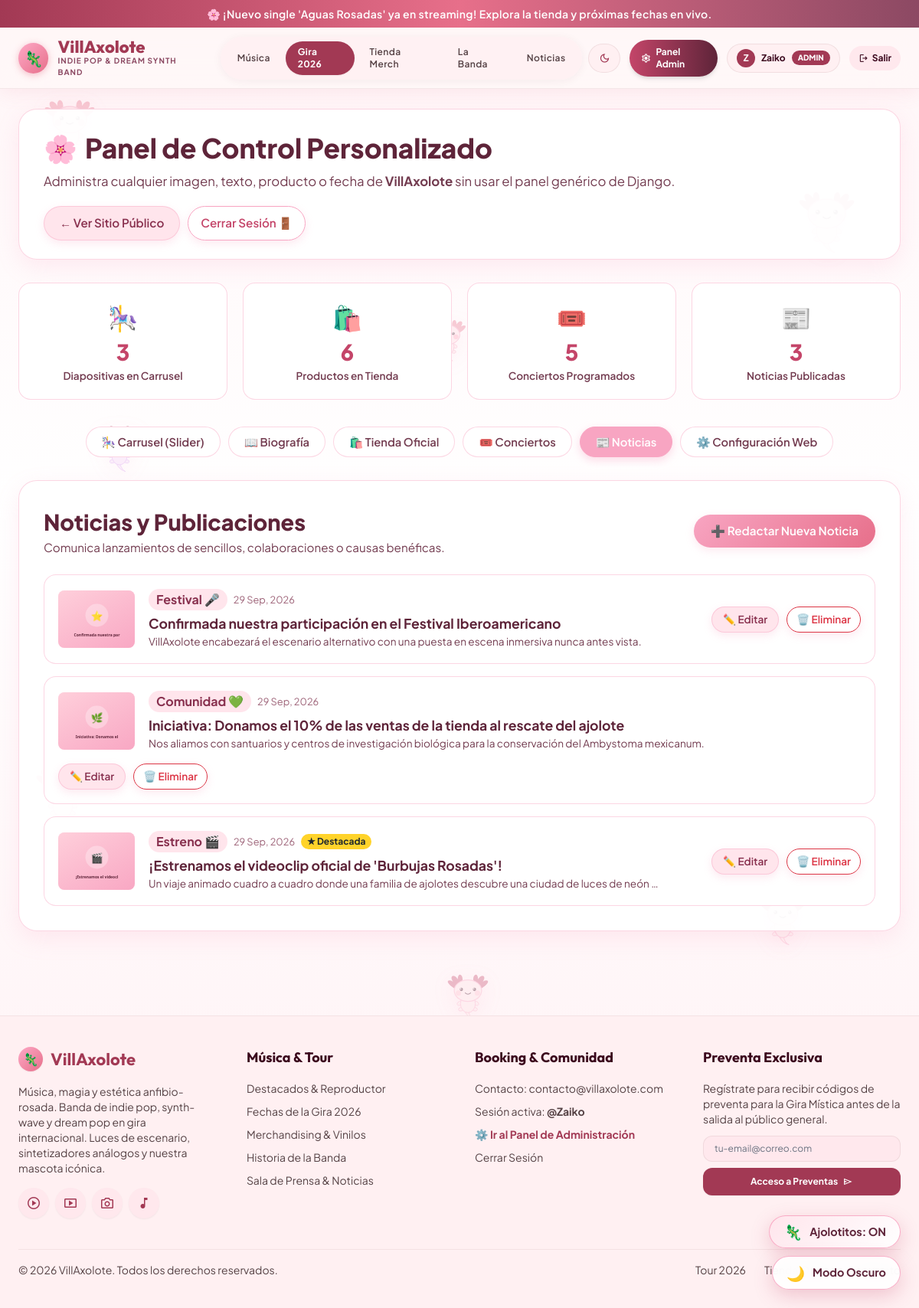
The app's page /panel/?tab=noticias (signed in), older data.
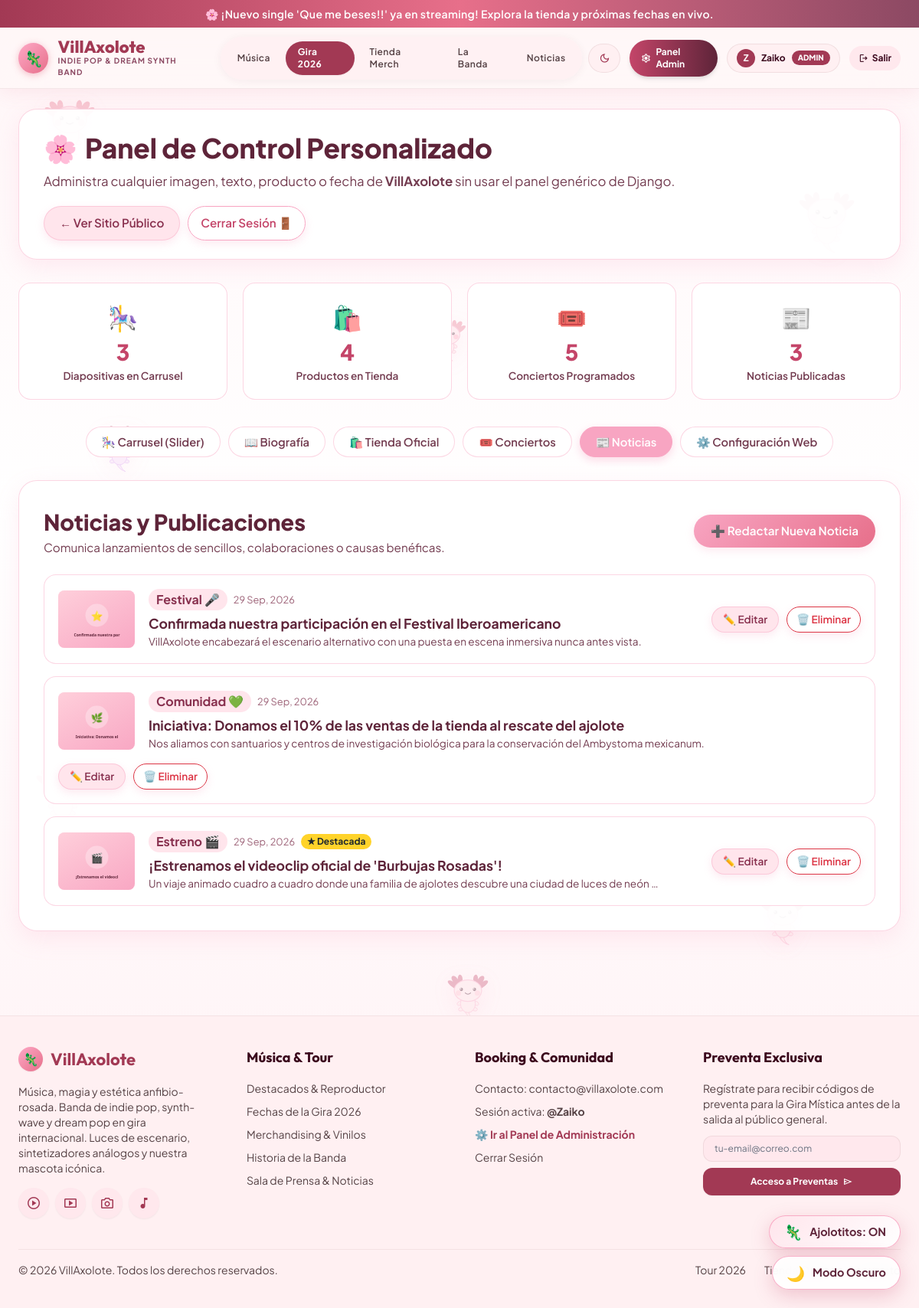
The same page, newer data.
### web/models.py (models this page shows, shortened)
class SiteConfig(models.Model):
    site_name = models.CharField(max_length=100, default="VillAxolote", verbose_name="Nombre de la Web / Proyecto")
    slogan = models.CharField(max_length=250, default="El universo melódico y mágico del ajolote rosa", verbose_name="Eslogan")
    announcement_bar = models.CharField(max_length=250, blank=True, default="🌸 ¡Bienvenidos a VillAxolote! Explora nuestra música, tienda oficial y próximas fechas.", verbose_name="Barra de Anuncios Superior")
    contact_email = models.EmailField(default="contacto@villaxolote.com", verbose_name="Email de Contacto")
    instagram_url = models.URLField(blank=True, default="https://instagram.com", verbose_name="Instagram")
    spotify_url = models.URLField(blank=True, default="https://spotify.com", verbose_name="Spotify")
    youtube_url = models.URLField(blank=True, default="https://youtube.com", verbose_name="YouTube")
    tiktok_url = models.URLField(blank=True, default="https://tiktok.com", verbose_name="TikTok")
    footer_text = models.CharField(max_length=250, default="© 2026 VillAxolote. Todos los derechos reservados.", verbose_name="Texto del Pie de Página")
    class Meta:
        verbose_name = "Configuración General del Sitio"
        verbose_name_plural = "Configuración del Sitio"
    @classmethod
    def get_solo(cls):
        obj, _ = cls.objects.get_or_create(id=1)
        return obj

### web/views.py (the view)
# urls.py: path('panel/', views.admin_dashboard, name='admin_dashboard'),
@admin_required
def admin_dashboard(request):
    active_tab = request.GET.get('tab', 'carrusel')
    slides = CarouselSlide.objects.all().order_by('order', '-id')
    bio = Biography.get_solo()
    products = Product.objects.all().order_by('-created_at')
    concerts = Concert.objects.all().order_by('date')
    news_items = News.objects.all().order_by('-published_date', '-id')
    site_config = SiteConfig.get_solo()
    context = {
        'active_tab': active_tab,
        'slides': slides,
        'bio': bio,
        'products': products,
        'concerts': concerts,
        'news_items': news_items,
        'site_config': site_config,
        'total_slides': slides.count(),
        'total_products': products.count(),
        'total_concerts': concerts.count(),
        'total_news': news_items.count(),
    }
    return render(request, 'web/panel/dashboard.html', context)

### web/models.py (called while the page is built)
    @classmethod
    def get_solo(cls):
        obj, _ = cls.objects.get_or_create(id=1)
        return obj

### web/views.py (called while the page is built)
def admin_required(view_func):
    @wraps(view_func)
    def _wrapped_view(request, *args, **kwargs):
        if not request.user.is_authenticated:
            messages.error(request, "Debes iniciar sesión con una cuenta de Administrador para acceder al panel.")
            return redirect('login')
        if not (request.user.is_staff or request.user.is_superuser):
            messages.error(request, "Acceso Denegado: Tu cuenta tiene perfil de usuario común (solo lectura). No tienes permisos de administración.")
            return redirect('home')
        return view_func(request, *args, **kwargs)
    return _wrapped_view

### web/templates/web/panel/dashboard.html (shortened to what the changed rows need)
{% extends 'web/base.html' %}
{% load static %}
{% block content %}
<div class="section" style="padding-top: 30px;">
  <div style="display: flex; align-items: center; justify-content: space-between; flex-wrap: wrap; gap: 20px; margin-bottom: 30px; background: var(--surface-card); padding: 24px 32px; border-radius: var(--radius-lg); border: 1.5px solid var(--border-pink); box-shadow: var(--shadow-soft);">
    <div>
      <div style="display: flex; align-items: center; gap: 10px;">
        <h1 style="font-size: 2.2rem; font-weight: 800; color: var(--pink-900);">Panel de Control Personalizado</h1>
      </div>
      <p style="color: var(--text-secondary); font-size: 1.05rem; margin-top: 4px;">
        Administra cualquier imagen, texto, producto o fecha de <strong>{{ site_config.site_name }}</strong> sin usar el panel genérico de Django.
      </p>
    </div>
  </div>
  <div style="display: grid; grid-template-columns: repeat(auto-fit, minmax(220px, 1fr)); gap: 20px; margin-bottom: 35px;">
    <div class="stat-item" style="background: #ffffff; padding: 20px; border-radius: var(--radius-md); border: 1.5px solid var(--border-pink);">
      <div style="font-size: 2rem;">🛍️</div>
      <div class="stat-number">{{ total_products }}</div>
      <div class="stat-label">Productos en Tienda</div>
    </div>
  </div>
  {% if active_tab == 'noticias' %}
  <div style="background: var(--surface-card); border: 1.5px solid var(--border-pink); border-radius: var(--radius-lg); padding: 32px; box-shadow: var(--shadow-soft);">
    <div style="display: flex; justify-content: space-between; align-items: center; margin-bottom: 24px;">
      <div>
        <h2 style="font-size: 1.8rem; font-weight: 800; color: var(--pink-900);">Noticias y Publicaciones</h2>
      </div>
    </div>
  </div>
  {% endif %}
</div>
{% endblock %}

### web/templates/web/base.html (shortened to what the changed rows need)
{% load static %}
<!DOCTYPE html>
<html lang="es">
<head>
  <link rel="stylesheet" href="{% static 'css/style.css' %}?v=5">
  <script src="https://cdn.tailwindcss.com?plugins=forms,container-queries"></script>
  <script id="tailwind-config">
    tailwind.config = {
      darkMode: "class",
      theme: {
        extend: {
          colors: {
            "tertiary-container": "#d97699",
            "surface-container": "#ffe8ed",
            "on-surface": "#3a071c",
            "on-secondary-fixed-variant": "#70324b",
            "on-tertiary": "#ffffff",
            "tertiary-fixed": "#ffd9e3",
            "surface-container-low": "#fff0f2",
            "on-primary-container": "#610326",
            "surface-container-lowest": "#ffffff",
            "outline-variant": "#dbc0c3",
            "primary-fixed-dim": "#ffb2bf",
            "on-error-container": "#93000a",
            "primary": "#a23954",
            "on-primary": "#ffffff",
            "surface-variant": "#ffd9e2",
            "inverse-surface": "#551c31",
            "inverse-primary": "#ffb2bf",
            "on-tertiary-fixed": "#3e001e",
            "on-tertiary-container": "#5a0e31",
            "on-secondary-fixed": "#3a061f",
            "on-background": "#3a071c",
            "on-tertiary-fixed-variant": "#7a294a",
            "primary-fixed": "#ffd9de",
            "outline": "#887174",
            "tertiary-fixed-dim": "#ffb0c9",
            "secondary-fixed-dim": "#ffb0cb",
            "on-surface-variant": "#554245",
            "primary-container": "#e76f8a",
            "secondary-container": "#fda9c6",
            "surface-container-high": "#ffe1e7",
            "surface": "#fff8f8",
            "on-secondary": "#ffffff",
            "secondary-fixed": "#ffd9e4",
            "background": "#fff8f8",
            "on-secondary-container": "#7a3a53",
            "error": "#ba1a1a",
            "inverse-on-surface": "#ffecef",
            "on-error": "#ffffff",
            "on-primary-fixed-variant": "#83213d",
            "secondary": "#8c4963",
            "error-container": "#ffdad6",
            "surface-bright": "#fff8f8",
            "surface-container-highest": "#ffd9e2",
            "surface-tint": "#a23954",
            "tertiary": "#974162",
            "surface-dim": "#ffcdda",
            "on-primary-fixed": "#3f0015"
          },
          borderRadius: {
            "DEFAULT": "0.25rem",
            "lg": "0.5rem",
            "xl": "0.75rem",
            "full": "9999px"
          },
          spacing: {
            "margin": "3rem",
            "gutter": "1.5rem",
            "margin-mobile": "1.25rem",
            "space-md": "1rem",
            "gutter-mobile": "1rem",
            "space-sm": "0.5rem",
            "space-xs": "0.25rem",
            "space-xl": "2.5rem",
            "space-lg": "1.5rem"
          },
          fontFamily: {
            "display-lg-mobile": ["Outfit", "sans-serif"],
            "headline-lg-mobile": ["Outfit", "sans-serif"],
            "label-md": ["Plus Jakarta Sans", "sans-serif"],
            "headline-lg": ["Outfit", "sans-serif"],
            "display-lg": ["Outfit", "sans-serif"],
            "label-lg": ["Plus Jakarta Sans", "sans-serif"],
            "body-lg": ["Plus Jakarta Sans", "sans-serif"],
            "headline-sm": ["Outfit", "sans-serif"],
            "label-sm": ["Plus Jakarta Sans", "sans-serif"],
            "body-md": ["Plus Jakarta Sans", "sans-serif"],
            "body-sm": ["Plus Jakarta Sans", "sans-serif"],
            "headline-md": ["Outfit", "sans-serif"]
          },
          fontSize: {
            "display-lg-mobile": ["36px", { "lineHeight": "44px", "letterSpacing": "-0.01em", "fontWeight": "700" }],
            "headline-lg-mobile": ["28px", { "lineHeight": "36px", "letterSpacing": "-0.01em", "fontWeight": "600" }],
            "label-md": ["12px", { "lineHeight": "16px", "letterSpacing": "0.03em", "fontWeight": "600" }],
            "headline-lg": ["36px", { "lineHeight": "44px", "letterSpacing": "-0.015em", "fontWeight": "600" }],
            "display-lg": ["56px", { "lineHeight": "64px", "letterSpacing": "-0.02em", "fontWeight": "700" }],
            "label-lg": ["14px", { "lineHeight": "20px", "letterSpacing": "0.02em", "fontWeight": "600" }],
            "body-lg": ["18px", { "lineHeight": "28px", "fontWeight": "400" }],
            "headline-sm": ["22px", { "lineHeight": "30px", "fontWeight": "600" }],
            "label-sm": ["11px", { "lineHeight": "14px", "letterSpacing": "0.04em", "fontWeight": "700" }],
            "body-md": ["16px", { "lineHeight": "24px", "fontWeight": "400" }],
            "body-sm": ["14px", { "lineHeight": "20px", "fontWeight": "400" }],
            "headline-md": ["28px", { "lineHeight": "36px", "letterSpacing": "-0.01em", "fontWeight": "600" }]
          }
        }
      }
    };
  </script>
</head>
<body class="font-body-md text-on-surface dark:text-[#ffecef] antialiased selection:bg-secondary-container selection:text-on-secondary-container transition-colors duration-300">
  <header class="fixed top-0 left-0 right-0 z-50 shadow-[0_4px_24px_rgba(231,111,138,0.12)]">
    {% if site_config.announcement_bar %}
    <div class="bg-gradient-to-r from-primary via-primary-container to-secondary text-on-primary font-label-sm text-center py-2 px-space-md overflow-hidden">
      <div class="animate-pulse tracking-wide font-semibold text-xs sm:text-sm">
        {{ site_config.announcement_bar }}
      </div>
    </div>
    {% endif %}
    <div class="h-20 bg-surface/90 dark:bg-[#200c17]/90 backdrop-blur-xl border-b border-outline-variant/30">
      <div class="max-w-7xl mx-auto px-space-md sm:px-space-lg h-full flex items-center justify-between gap-2">
        <div class="flex items-center gap-4 lg:gap-space-lg">
          <a class="flex items-center gap-3 group" href="{% url 'home' %}">
            <div class="flex flex-col">
              <span class="font-headline-sm text-headline-sm text-primary dark:text-[#ffb2bf] leading-none font-extrabold">{{ site_config.site_name }}</span>
              <span class="font-label-sm text-[10px] text-secondary dark:text-tertiary-fixed tracking-widest uppercase font-bold">INDIE POP &amp; DREAM SYNTH BAND</span>
            </div>
          </a>
        </div>
      </div>
    </div>
  </header>
  <main class="w-full relative z-10">
    {% block content %}
    {% endblock %}
  </main>
  <footer class="w-full bg-surface-container-low dark:bg-[#160610] mt-space-xl border-t border-outline-variant/30 relative z-10">
    <div class="max-w-7xl mx-auto px-space-lg py-space-xl">
      <div class="grid grid-cols-1 md:grid-cols-2 lg:grid-cols-4 gap-space-xl mb-space-xl">
        <div>
          <div class="flex items-center gap-2.5 mb-space-md">
            <div class="h-8 w-8 rounded-full bg-gradient-to-br from-secondary-container to-primary-container flex items-center justify-center shadow-sm">
              <span class="text-base">🦎</span>
            </div>
            <span class="font-headline-sm text-headline-sm text-primary dark:text-[#ffb2bf] font-bold">{{ site_config.site_name }}</span>
          </div>
          <p class="font-body-sm text-body-sm text-on-surface-variant dark:text-surface-container-high mb-space-md">
            {{ site_config.slogan }}. Banda de indie pop, synth-wave y dream pop en gira internacional. Luces de escenario, sintetizadores análogos y nuestra mascota icónica.
          </p>
          <div class="flex items-center gap-2">
            {% if site_config.spotify_url %}
            <a aria-label="Spotify" target="_blank" class="w-10 h-10 rounded-full bg-surface-container dark:bg-inverse-surface flex items-center justify-center text-primary dark:text-[#ffb2bf] hover:bg-primary hover:text-white transition-all shadow-sm" href="{{ site_config.spotify_url }}" title="Spotify">
            </a>
            {% endif %}
            {% if site_config.youtube_url %}
            <a aria-label="YouTube" target="_blank" class="w-10 h-10 rounded-full bg-surface-container dark:bg-inverse-surface flex items-center justify-center text-primary dark:text-[#ffb2bf] hover:bg-primary hover:text-white transition-all shadow-sm" href="{{ site_config.youtube_url }}" title="YouTube">
            </a>
            {% endif %}
            {% if site_config.instagram_url %}
            <a aria-label="Instagram" target="_blank" class="w-10 h-10 rounded-full bg-surface-container dark:bg-inverse-surface flex items-center justify-center text-primary dark:text-[#ffb2bf] hover:bg-primary hover:text-white transition-all shadow-sm" href="{{ site_config.instagram_url }}" title="Instagram">
            </a>
            {% endif %}
            {% if site_config.tiktok_url %}
            <a aria-label="TikTok" target="_blank" class="w-10 h-10 rounded-full bg-surface-container dark:bg-inverse-surface flex items-center justify-center text-primary dark:text-[#ffb2bf] hover:bg-primary hover:text-white transition-all shadow-sm" href="{{ site_config.tiktok_url }}" title="TikTok">
            </a>
            {% endif %}
          </div>
        </div>
        <div>
          <div class="flex flex-col gap-2.5">
            <a class="font-body-sm text-body-sm text-on-surface-variant dark:text-surface-container-high hover:text-primary dark:hover:text-[#ffb2bf] transition-colors" href="mailto:{{ site_config.contact_email }}">Contacto: {{ site_config.contact_email }}</a>
            {% if user.is_authenticated %}
              <span class="font-body-sm text-body-sm text-on-surface-variant dark:text-surface-container-high">Sesión activa: <strong>@{{ user.username }}</strong></span>
              {% if user.is_staff or user.is_superuser %}
                <a class="font-body-sm text-body-sm text-primary dark:text-[#ffb2bf] font-bold hover:underline" href="{% url 'admin_dashboard' %}">⚙️ Ir al Panel de Administración</a>
              {% endif %}
              <a class="font-body-sm text-body-sm text-on-surface-variant dark:text-surface-container-high hover:text-primary transition-colors" href="{% url 'logout' %}">Cerrar Sesión</a>
            {% endif %}
          </div>
        </div>
      </div>
      <div class="pt-space-md border-t border-outline-variant/30 flex flex-col sm:flex-row items-center justify-between gap-4">
        <p class="font-body-sm text-body-sm text-on-surface-variant dark:text-surface-container-high">
          {{ site_config.footer_text }}
        </p>
        <div class="flex gap-6">
          <a class="font-body-sm text-body-sm text-on-surface-variant dark:text-surface-container-high hover:text-primary transition-colors" href="{% url 'home' %}#gira-2026">Tour 2026</a>
          <a class="font-body-sm text-body-sm text-on-surface-variant dark:text-surface-container-high hover:text-primary transition-colors" href="{% url 'home' %}#tienda">Tienda Oficial</a>
          <a class="font-body-sm text-body-sm text-on-surface-variant dark:text-surface-container-high hover:text-primary transition-colors" href="mailto:{{ site_config.contact_email }}">Contacto</a>
        </div>
      </div>
    </div>
  </footer>
</body>
</html>

Row changes from the older to the newer data that the page shows:
changed SiteConfig "VillAxolote": announcement_bar "🌸 ¡Nuevo single 'Aguas Rosadas' ya en streaming! Explora la tienda y próximas fechas en vivo." → "🌸 ¡Nuevo single 'Que me beses!!' ya en streaming! Explora la tienda y próximas fechas en vivo."
Text that changed along with them:
{{ total_products }}: "6" → "4"
